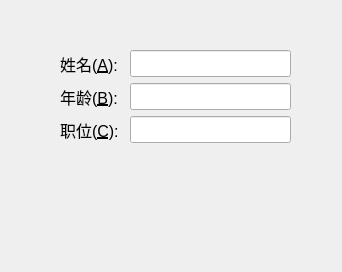
<?xml version="1.0" encoding="UTF-8"?>
<ui version="4.0">
 <class>MainWindow</class>
 <widget class="QMainWindow" name="MainWindow">
  <property name="geometry">
   <rect>
    <x>0</x>
    <y>0</y>
    <width>342</width>
    <height>272</height>
   </rect>
  </property>
  <property name="windowTitle">
   <string>MainWindow</string>
  </property>
  <widget class="QWidget" name="centralwidget">
   <property name="font">
    <font>
     <pointsize>12</pointsize>
    </font>
   </property>
   <widget class="QWidget" name="formLayoutWidget">
    <property name="geometry">
     <rect>
      <x>60</x>
      <y>50</y>
      <width>231</width>
      <height>161</height>
     </rect>
    </property>
    <layout class="QFormLayout" name="formLayout">
     <item row="0" column="0">
      <widget class="QLabel" name="label">
       <property name="text">
        <string>姓名(&amp;A): </string>
       </property>
       <property name="buddy">
        <cstring>lineEdit</cstring>
       </property>
      </widget>
     </item>
     <item row="0" column="1">
      <widget class="QLineEdit" name="lineEdit"/>
     </item>
     <item row="1" column="0">
      <widget class="QLabel" name="label_2">
       <property name="text">
        <string>年龄(&amp;B): </string>
       </property>
       <property name="buddy">
        <cstring>lineEdit_2</cstring>
       </property>
      </widget>
     </item>
     <item row="1" column="1">
      <widget class="QLineEdit" name="lineEdit_2"/>
     </item>
     <item row="2" column="0">
      <widget class="QLabel" name="label_3">
       <property name="text">
        <string>职位(&amp;C): </string>
       </property>
       <property name="buddy">
        <cstring>lineEdit_3</cstring>
       </property>
      </widget>
     </item>
     <item row="2" column="1">
      <widget class="QLineEdit" name="lineEdit_3"/>
     </item>
    </layout>
   </widget>
  </widget>
 </widget>
 <resources/>
 <connections/>
</ui>
